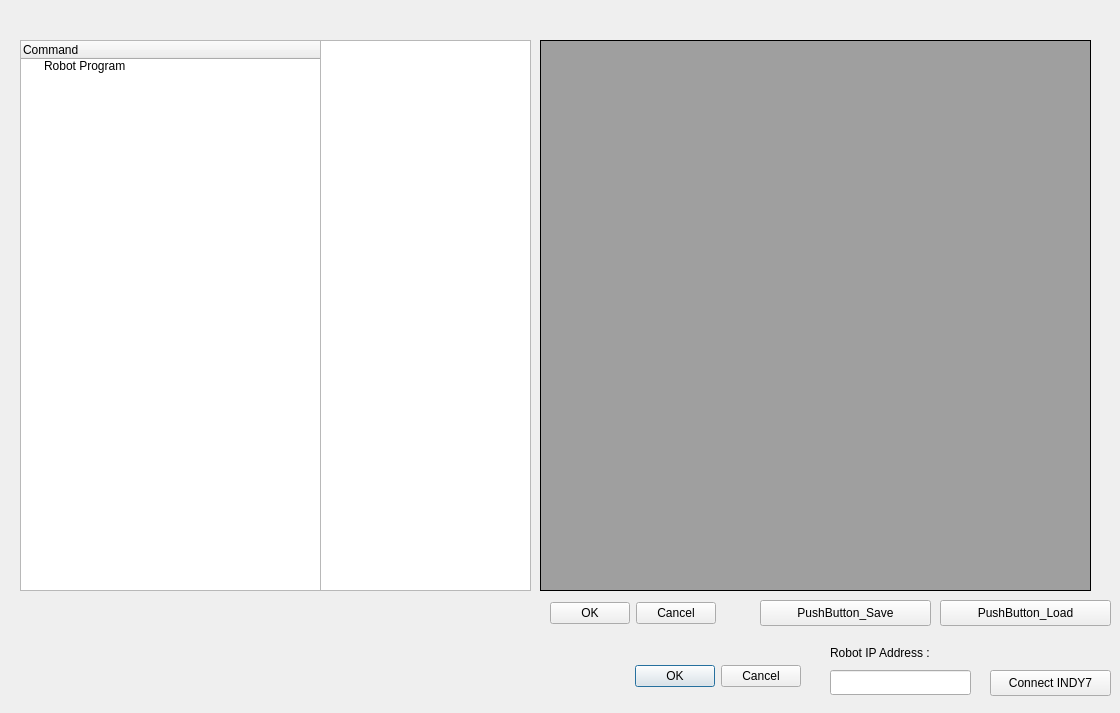
<?xml version="1.0" encoding="UTF-8"?>
<ui version="4.0">
 <class>DialogProgram</class>
 <widget class="QDialog" name="DialogProgram">
  <property name="geometry">
   <rect>
    <x>0</x>
    <y>0</y>
    <width>1120</width>
    <height>713</height>
   </rect>
  </property>
  <property name="windowTitle">
   <string>Dialog</string>
  </property>
  <widget class="QDialogButtonBox" name="buttonBox">
   <property name="geometry">
    <rect>
     <x>460</x>
     <y>660</y>
     <width>341</width>
     <height>32</height>
    </rect>
   </property>
   <property name="orientation">
    <enum>Qt::Horizontal</enum>
   </property>
   <property name="standardButtons">
    <set>QDialogButtonBox::Cancel|QDialogButtonBox::Ok</set>
   </property>
  </widget>
  <widget class="QLineEdit" name="lineEdit_ip_address">
   <property name="geometry">
    <rect>
     <x>830</x>
     <y>670</y>
     <width>141</width>
     <height>25</height>
    </rect>
   </property>
   <property name="maxLength">
    <number>12</number>
   </property>
   <property name="alignment">
    <set>Qt::AlignCenter</set>
   </property>
  </widget>
  <widget class="QLabel" name="label">
   <property name="geometry">
    <rect>
     <x>830</x>
     <y>640</y>
     <width>151</width>
     <height>25</height>
    </rect>
   </property>
   <property name="text">
    <string>Robot IP Address :</string>
   </property>
  </widget>
  <widget class="QPushButton" name="pushButton_Connect_Indy7">
   <property name="geometry">
    <rect>
     <x>990</x>
     <y>670</y>
     <width>121</width>
     <height>26</height>
    </rect>
   </property>
   <property name="text">
    <string>Connect INDY7</string>
   </property>
  </widget>
  <widget class="QTreeWidget" name="treeWidget_Program">
   <property name="geometry">
    <rect>
     <x>20</x>
     <y>40</y>
     <width>301</width>
     <height>551</height>
    </rect>
   </property>
   <column>
    <property name="text">
     <string>Command</string>
    </property>
   </column>
   <item>
    <property name="text">
     <string>Robot Program</string>
    </property>
   </item>
  </widget>
  <widget class="QPushButton" name="pushButton_Save">
   <property name="geometry">
    <rect>
     <x>760</x>
     <y>600</y>
     <width>171</width>
     <height>26</height>
    </rect>
   </property>
   <property name="text">
    <string>PushButton_Save</string>
   </property>
  </widget>
  <widget class="QDialogButtonBox" name="buttonBox_2">
   <property name="geometry">
    <rect>
     <x>550</x>
     <y>600</y>
     <width>166</width>
     <height>26</height>
    </rect>
   </property>
   <property name="standardButtons">
    <set>QDialogButtonBox::Cancel|QDialogButtonBox::Ok</set>
   </property>
  </widget>
  <widget class="QMdiArea" name="mdiArea_SubSetting">
   <property name="geometry">
    <rect>
     <x>540</x>
     <y>40</y>
     <width>551</width>
     <height>551</height>
    </rect>
   </property>
   <property name="frameShape">
    <enum>QFrame::Box</enum>
   </property>
  </widget>
  <widget class="QListWidget" name="listWidget_ToolBox">
   <property name="geometry">
    <rect>
     <x>320</x>
     <y>40</y>
     <width>211</width>
     <height>551</height>
    </rect>
   </property>
  </widget>
  <widget class="QPushButton" name="pushButton_Load">
   <property name="geometry">
    <rect>
     <x>940</x>
     <y>600</y>
     <width>171</width>
     <height>26</height>
    </rect>
   </property>
   <property name="text">
    <string>PushButton_Load</string>
   </property>
  </widget>
 </widget>
 <resources/>
 <connections>
  <connection>
   <sender>buttonBox</sender>
   <signal>accepted()</signal>
   <receiver>DialogProgram</receiver>
   <slot>accept()</slot>
   <hints>
    <hint type="sourcelabel">
     <x>248</x>
     <y>254</y>
    </hint>
    <hint type="destinationlabel">
     <x>157</x>
     <y>274</y>
    </hint>
   </hints>
  </connection>
  <connection>
   <sender>buttonBox</sender>
   <signal>rejected()</signal>
   <receiver>DialogProgram</receiver>
   <slot>reject()</slot>
   <hints>
    <hint type="sourcelabel">
     <x>316</x>
     <y>260</y>
    </hint>
    <hint type="destinationlabel">
     <x>286</x>
     <y>274</y>
    </hint>
   </hints>
  </connection>
 </connections>
</ui>
